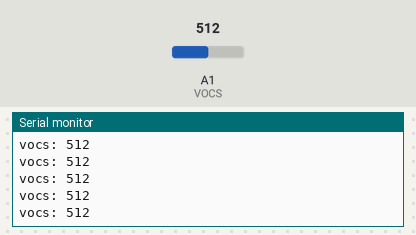
A sketch run on a simulated Arduino Uno, built with avr-gcc and run on an emulated ATmega328P. Shown: the last lines printed to the serial monitor. Inputs (shaded band) come from the test bench; at power-on: A1 (VOCS) = 512.

Above: at 7.2 s.
7.3 s: A1 (VOCS) set to 108
At 8.4 s:
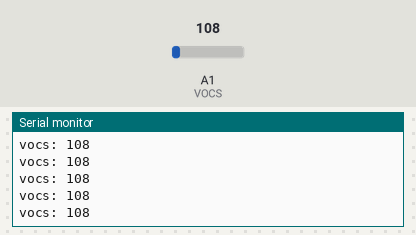
10.3 s: A1 (VOCS) set to 95
At 11.3 s:
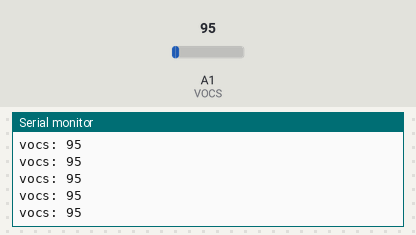
Timing chart, 0 to 13.3 s (numbered marks = the images above; inputs shaded):
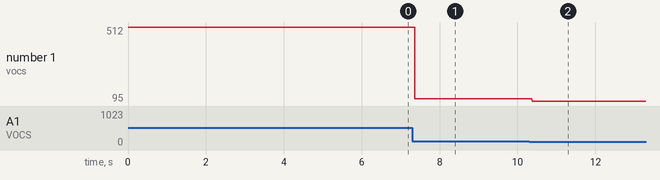

The sketch:

VOCs_test.ino
```cpp
#define VOCS 1

void setup() {
  // put your setup code here, to run once:
  Serial.begin(9600);
}

void loop() {
  //VOCs
  int vocs = analogRead(VOCS);
  Serial.print("vocs: ");
  Serial.println(vocs);
  }
```

Measured:
- after the input at 7.3 s, the serial monitor: prints a new line after 0.07 s (image 1)
- after the input at 10.3 s, the serial monitor: prints a new line after 0.08 s (image 2)
- plotted number 1: 512 → 108 after the input at 7.3 s, 108 → 95 after the input at 10.3 s
